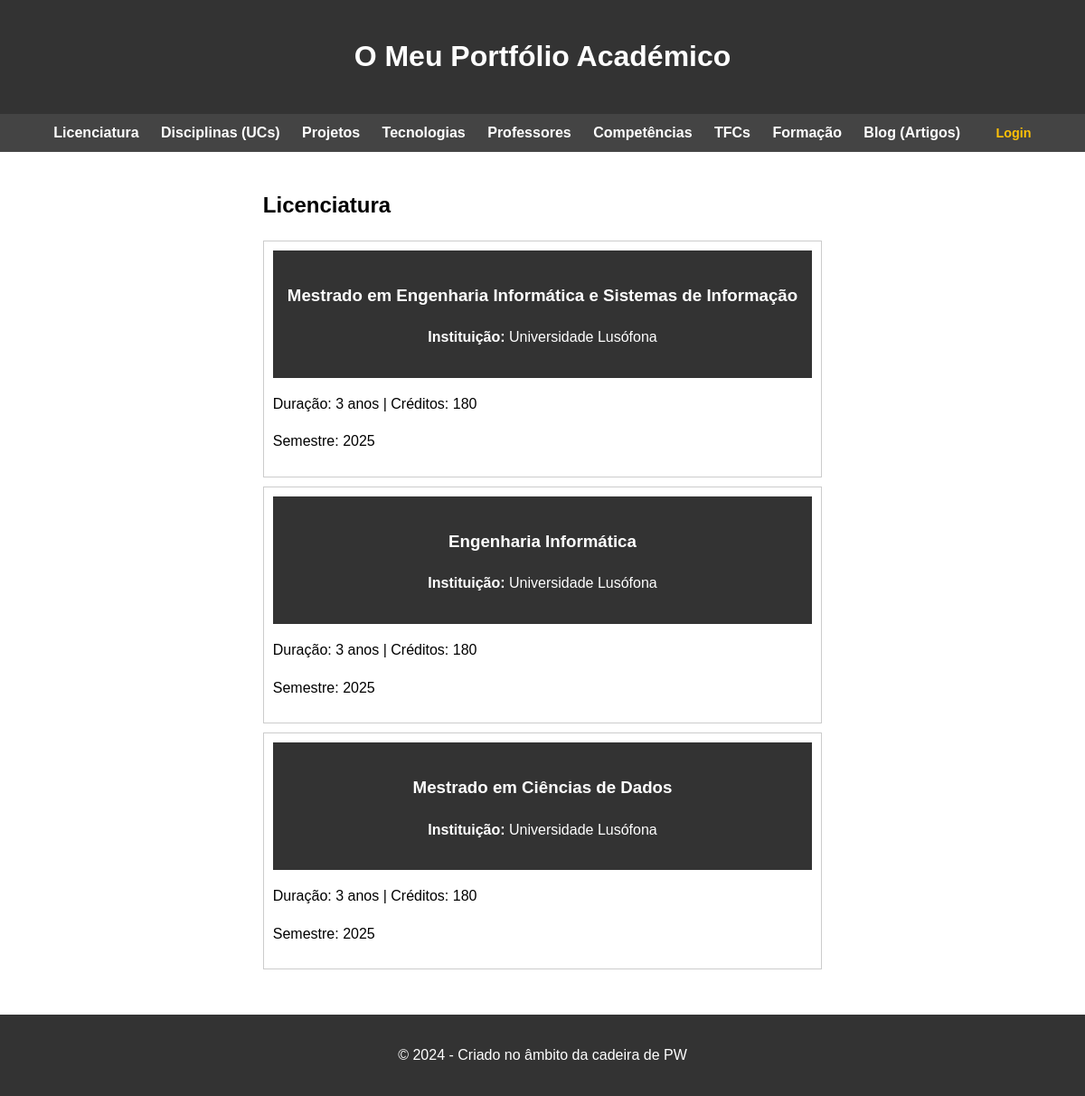
The page /portfolio/licenciatura/ on the database its author committed.
### portfolio/models.py (models this page shows, shortened)
class Licenciatura(models.Model):
    nome = models.CharField(max_length=100)
    Instituicao = models.CharField(max_length=100)
    duracao = models.IntegerField()
    creditos = models.IntegerField()
    semestre = models.CharField(max_length=250)

### portfolio/views.py (the view)
# urls.py: path('licenciatura/', views.licenciatura_view, name='licenciatura'),
def licenciatura_view(request):
    return render(request, 'portfolio/licenciatura.html', {
        'licenciaturas': Licenciatura.objects.all()
    })

### portfolio/templates/portfolio/licenciatura.html
{% extends "portfolio/base.html" %}
{% block content %}
<h2>Licenciatura</h2>
<section>
    {% for licenciatura in licenciaturas %}
    <article style="border: 1px solid #ccc; padding: 10px; margin-bottom: 10px;">
        <header>
            <h3>{{ licenciatura.nome }}</h3>
            <p><strong>Instituição:</strong> {{ licenciatura.Instituicao }}</p>
        </header>
        <p>Duração: {{ licenciatura.duracao }} anos | Créditos: {{ licenciatura.creditos }}</p>
        <p>Semestre: {{ licenciatura.semestre }}</p>
    </article>
    {% endfor %}
</section>
{% endblock %}

### portfolio/templates/portfolio/base.html (style rules this page uses)
body { font-family: Arial, sans-serif; line-height: 1.6; margin: 0; padding: 0; display: flex; flex-direction: column; min-height: 100vh; }
header { background: #333; color: #fff; padding: 1rem; text-align: center; }

### rows shown on the page
Licenciatura: nome "Mestrado em Engenharia Informática e Sistemas de Informação", Instituicao "Universidade Lusófona", duracao "3", creditos "180", semestre "2025"
Licenciatura: nome "Engenharia Informática", Instituicao "Universidade Lusófona", duracao "3", creditos "180", semestre "2025"
Licenciatura: nome "Mestrado em Ciências de Dados", Instituicao "Universidade Lusófona", duracao "3", creditos "180", semestre "2025"
